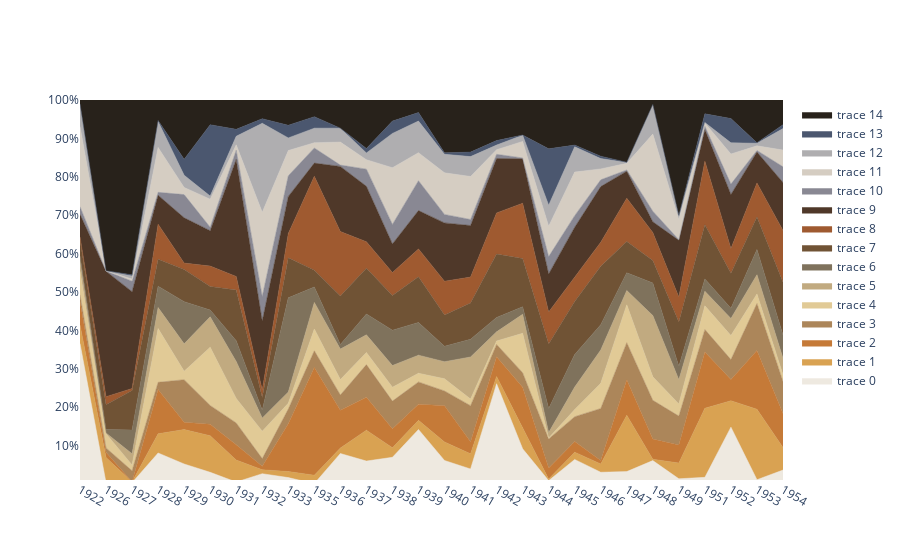

Here is the notebook cell this chart was saved with:
### Markdown cell above
# Testes de gráficos

### Code cell
#Teste de como vai ficar o gráfico
x=anos
fig = go.Figure()

for index in range(len(freqAnosArray)):
    print(index, freqAnosArray[index])
    fig.add_trace(go.Scatter(
        x=x, y=freqAnosArray[index],
        mode='lines',
        line=dict(width=0.5, color=paletaCores['hex'][index]),
        fillcolor = paletaCores['hex'][index],
        stackgroup='one',
        groupnorm='percent' # sets the normalization for the sum of the stackgroup
    ))


fig.update_layout(
    showlegend=True,
    xaxis_type='category',
    yaxis=dict(
        type='linear',
        range=[1, 100],
        ticksuffix='%'))

fig.show()
